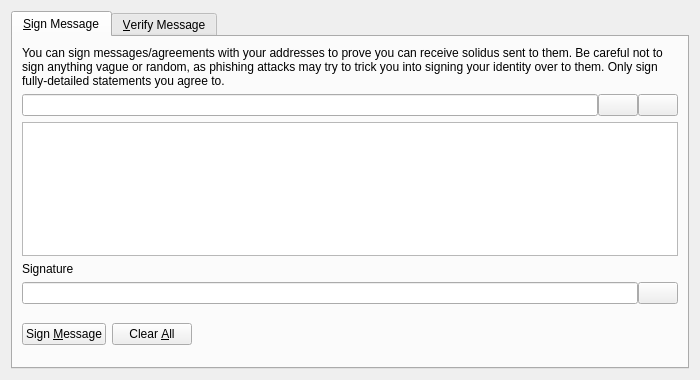
<?xml version="1.0" encoding="UTF-8"?>
<ui version="4.0">
 <class>SignVerifyMessageDialog</class>
 <widget class="QDialog" name="SignVerifyMessageDialog">
  <property name="geometry">
   <rect>
    <x>0</x>
    <y>0</y>
    <width>700</width>
    <height>380</height>
   </rect>
  </property>
  <property name="windowTitle">
   <string>Signatures - Sign / Verify a Message</string>
  </property>
  <property name="modal">
   <bool>true</bool>
  </property>
  <layout class="QVBoxLayout" name="verticalLayout">
   <item>
    <widget class="QTabWidget" name="tabWidget">
     <property name="currentIndex">
      <number>0</number>
     </property>
     <widget class="QWidget" name="tabSignMessage">
      <attribute name="title">
       <string>&amp;Sign Message</string>
      </attribute>
      <layout class="QVBoxLayout" name="verticalLayout_SM">
       <item>
        <widget class="QLabel" name="infoLabel_SM">
         <property name="text">
          <string>You can sign messages/agreements with your addresses to prove you can receive solidus sent to them. Be careful not to sign anything vague or random, as phishing attacks may try to trick you into signing your identity over to them. Only sign fully-detailed statements you agree to.</string>
         </property>
         <property name="textFormat">
          <enum>Qt::PlainText</enum>
         </property>
         <property name="wordWrap">
          <bool>true</bool>
         </property>
        </widget>
       </item>
       <item>
        <layout class="QHBoxLayout" name="horizontalLayout_1_SM">
         <property name="spacing">
          <number>0</number>
         </property>
         <item>
          <widget class="QValidatedLineEdit" name="addressIn_SM">
           <property name="toolTip">
            <string>The Solidus address to sign the message with</string>
           </property>
          </widget>
         </item>
         <item>
          <widget class="QPushButton" name="addressBookButton_SM">
           <property name="toolTip">
            <string>Choose previously used address</string>
           </property>
           <property name="text">
            <string/>
           </property>
           <property name="icon">
            <iconset resource="../bitcoin.qrc">
             <normaloff>:/icons/address-book</normaloff>:/icons/address-book</iconset>
           </property>
           <property name="shortcut">
            <string>Alt+A</string>
           </property>
           <property name="autoDefault">
            <bool>false</bool>
           </property>
          </widget>
         </item>
         <item>
          <widget class="QPushButton" name="pasteButton_SM">
           <property name="toolTip">
            <string>Paste address from clipboard</string>
           </property>
           <property name="text">
            <string/>
           </property>
           <property name="icon">
            <iconset resource="../bitcoin.qrc">
             <normaloff>:/icons/editpaste</normaloff>:/icons/editpaste</iconset>
           </property>
           <property name="shortcut">
            <string>Alt+P</string>
           </property>
           <property name="autoDefault">
            <bool>false</bool>
           </property>
          </widget>
         </item>
        </layout>
       </item>
       <item>
        <widget class="QPlainTextEdit" name="messageIn_SM">
         <property name="toolTip">
          <string>Enter the message you want to sign here</string>
         </property>
        </widget>
       </item>
       <item>
        <widget class="QLabel" name="signatureLabel_SM">
         <property name="text">
          <string>Signature</string>
         </property>
         <property name="textFormat">
          <enum>Qt::PlainText</enum>
         </property>
        </widget>
       </item>
       <item>
        <layout class="QHBoxLayout" name="horizontalLayout_2_SM">
         <property name="spacing">
          <number>0</number>
         </property>
         <item>
          <widget class="QLineEdit" name="signatureOut_SM">
           <property name="font">
            <font>
             <italic>true</italic>
            </font>
           </property>
           <property name="readOnly">
            <bool>true</bool>
           </property>
          </widget>
         </item>
         <item>
          <widget class="QPushButton" name="copySignatureButton_SM">
           <property name="toolTip">
            <string>Copy the current signature to the system clipboard</string>
           </property>
           <property name="text">
            <string/>
           </property>
           <property name="icon">
            <iconset resource="../bitcoin.qrc">
             <normaloff>:/icons/editcopy</normaloff>:/icons/editcopy</iconset>
           </property>
           <property name="autoDefault">
            <bool>false</bool>
           </property>
          </widget>
         </item>
        </layout>
       </item>
       <item>
        <layout class="QHBoxLayout" name="horizontalLayout_3_SM">
         <item>
          <widget class="QPushButton" name="signMessageButton_SM">
           <property name="toolTip">
            <string>Sign the message to prove you own this Solidus address</string>
           </property>
           <property name="text">
            <string>Sign &amp;Message</string>
           </property>
           <property name="icon">
            <iconset resource="../bitcoin.qrc">
             <normaloff>:/icons/edit</normaloff>:/icons/edit</iconset>
           </property>
           <property name="autoDefault">
            <bool>false</bool>
           </property>
          </widget>
         </item>
         <item>
          <widget class="QPushButton" name="clearButton_SM">
           <property name="toolTip">
            <string>Reset all sign message fields</string>
           </property>
           <property name="text">
            <string>Clear &amp;All</string>
           </property>
           <property name="icon">
            <iconset resource="../bitcoin.qrc">
             <normaloff>:/icons/remove</normaloff>:/icons/remove</iconset>
           </property>
           <property name="autoDefault">
            <bool>false</bool>
           </property>
          </widget>
         </item>
         <item>
          <spacer name="horizontalSpacer_1_SM">
           <property name="orientation">
            <enum>Qt::Horizontal</enum>
           </property>
           <property name="sizeHint" stdset="0">
            <size>
             <width>40</width>
             <height>48</height>
            </size>
           </property>
          </spacer>
         </item>
         <item>
          <widget class="QLabel" name="statusLabel_SM">
           <property name="font">
            <font>
             <weight>75</weight>
             <bold>true</bold>
            </font>
           </property>
           <property name="text">
            <string/>
           </property>
           <property name="wordWrap">
            <bool>true</bool>
           </property>
          </widget>
         </item>
         <item>
          <spacer name="horizontalSpacer_2_SM">
           <property name="orientation">
            <enum>Qt::Horizontal</enum>
           </property>
           <property name="sizeHint" stdset="0">
            <size>
             <width>40</width>
             <height>48</height>
            </size>
           </property>
          </spacer>
         </item>
        </layout>
       </item>
      </layout>
     </widget>
     <widget class="QWidget" name="tabVerifyMessage">
      <attribute name="title">
       <string>&amp;Verify Message</string>
      </attribute>
      <layout class="QVBoxLayout" name="verticalLayout_VM">
       <item>
        <widget class="QLabel" name="infoLabel_VM">
         <property name="text">
          <string>Enter the receiver's address, message (ensure you copy line breaks, spaces, tabs, etc. exactly) and signature below to verify the message. Be careful not to read more into the signature than what is in the signed message itself, to avoid being tricked by a man-in-the-middle attack. Note that this only proves the signing party receives with the address, it cannot prove sendership of any transaction!</string>
         </property>
         <property name="textFormat">
          <enum>Qt::PlainText</enum>
         </property>
         <property name="alignment">
          <set>Qt::AlignLeading|Qt::AlignLeft|Qt::AlignTop</set>
         </property>
         <property name="wordWrap">
          <bool>true</bool>
         </property>
        </widget>
       </item>
       <item>
        <layout class="QHBoxLayout" name="horizontalLayout_1_VM">
         <property name="spacing">
          <number>0</number>
         </property>
         <item>
          <widget class="QValidatedLineEdit" name="addressIn_VM">
           <property name="toolTip">
            <string>The Solidus address the message was signed with</string>
           </property>
          </widget>
         </item>
         <item>
          <widget class="QPushButton" name="addressBookButton_VM">
           <property name="toolTip">
            <string>Choose previously used address</string>
           </property>
           <property name="text">
            <string/>
           </property>
           <property name="icon">
            <iconset resource="../bitcoin.qrc">
             <normaloff>:/icons/address-book</normaloff>:/icons/address-book</iconset>
           </property>
           <property name="shortcut">
            <string>Alt+A</string>
           </property>
           <property name="autoDefault">
            <bool>false</bool>
           </property>
          </widget>
         </item>
        </layout>
       </item>
       <item>
        <widget class="QPlainTextEdit" name="messageIn_VM"/>
       </item>
       <item>
        <widget class="QValidatedLineEdit" name="signatureIn_VM"/>
       </item>
       <item>
        <layout class="QHBoxLayout" name="horizontalLayout_2_VM">
         <item>
          <widget class="QPushButton" name="verifyMessageButton_VM">
           <property name="toolTip">
            <string>Verify the message to ensure it was signed with the specified Solidus address</string>
           </property>
           <property name="text">
            <string>Verify &amp;Message</string>
           </property>
           <property name="icon">
            <iconset resource="../bitcoin.qrc">
             <normaloff>:/icons/transaction_0</normaloff>:/icons/transaction_0</iconset>
           </property>
           <property name="autoDefault">
            <bool>false</bool>
           </property>
          </widget>
         </item>
         <item>
          <widget class="QPushButton" name="clearButton_VM">
           <property name="toolTip">
            <string>Reset all verify message fields</string>
           </property>
           <property name="text">
            <string>Clear &amp;All</string>
           </property>
           <property name="icon">
            <iconset resource="../bitcoin.qrc">
             <normaloff>:/icons/remove</normaloff>:/icons/remove</iconset>
           </property>
           <property name="autoDefault">
            <bool>false</bool>
           </property>
          </widget>
         </item>
         <item>
          <spacer name="horizontalSpacer_1_VM">
           <property name="orientation">
            <enum>Qt::Horizontal</enum>
           </property>
           <property name="sizeHint" stdset="0">
            <size>
             <width>40</width>
             <height>48</height>
            </size>
           </property>
          </spacer>
         </item>
         <item>
          <widget class="QLabel" name="statusLabel_VM">
           <property name="font">
            <font>
             <weight>75</weight>
             <bold>true</bold>
            </font>
           </property>
           <property name="text">
            <string/>
           </property>
           <property name="wordWrap">
            <bool>true</bool>
           </property>
          </widget>
         </item>
         <item>
          <spacer name="horizontalSpacer_2_VM">
           <property name="orientation">
            <enum>Qt::Horizontal</enum>
           </property>
           <property name="sizeHint" stdset="0">
            <size>
             <width>40</width>
             <height>48</height>
            </size>
           </property>
          </spacer>
         </item>
        </layout>
       </item>
      </layout>
     </widget>
    </widget>
   </item>
  </layout>
 </widget>
 <customwidgets>
  <customwidget>
   <class>QValidatedLineEdit</class>
   <extends>QLineEdit</extends>
   <header>qt/qvalidatedlineedit.h</header>
  </customwidget>
 </customwidgets>
 <resources>
  <include location="../bitcoin.qrc"/>
 </resources>
 <connections/>
</ui>
